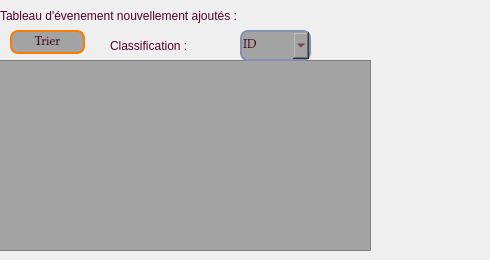
        <widget class="QWidget" name="tabWidget_2Page1">
         <attribute name="title">
          <string>2</string>
         </attribute>
         <widget class="QTableView" name="tableView_2">
          <property name="geometry">
           <rect>
            <x>-10</x>
            <y>60</y>
            <width>381</width>
            <height>191</height>
           </rect>
          </property>
          <property name="styleSheet">
           <string notr="true">background-color:#A3A3A3;
color: rgb(86, 1, 38);</string>
          </property>
         </widget>
         <widget class="QLabel" name="label_5">
          <property name="geometry">
           <rect>
            <x>0</x>
            <y>0</y>
            <width>481</width>
            <height>31</height>
           </rect>
          </property>
          <property name="styleSheet">
           <string notr="true">color: rgb(86, 1, 38);
font: 900 italic 10pt &quot;Segoe UI&quot;;</string>
          </property>
          <property name="text">
           <string>Tableau d'évenement nouvellement ajoutés :</string>
          </property>
         </widget>
         <widget class="QComboBox" name="comboBox_tri">
          <property name="geometry">
           <rect>
            <x>240</x>
            <y>30</y>
            <width>71</width>
            <height>31</height>
           </rect>
          </property>
          <property name="styleSheet">
           <string notr="true">background-color: white;
padding: 1px;
border-style: solid;
border: 2px solid #858fb4;
border-radius: 8px;
font-size: 12px;
font-family: Palatino Linotype;
color: rgb(86, 1, 38);
background-color:#A3A3A3;
color: rgb(86, 1, 38);</string>
          </property>
          <item>
           <property name="text">
            <string>ID</string>
           </property>
          </item>
         </widget>
         <widget class="QLabel" name="label_7">
          <property name="geometry">
           <rect>
            <x>110</x>
            <y>30</y>
            <width>131</width>
            <height>31</height>
           </rect>
          </property>
          <property name="styleSheet">
           <string notr="true">color: rgb(86, 1, 38);
font: 900 italic 10pt &quot;Segoe UI&quot;;</string>
          </property>
          <property name="text">
           <string>Classification :</string>
          </property>
         </widget>
         <widget class="QPushButton" name="pushButton_trier_id">
          <property name="geometry">
           <rect>
            <x>10</x>
            <y>30</y>
            <width>75</width>
            <height>24</height>
           </rect>
          </property>
          <property name="styleSheet">
           <string notr="true">background-color:#A3A3A3;
color: rgb(86, 1, 38);
padding: 1px;
border-style: solid;
border: 2px solid #f77f00;
border-radius: 8px;
font-size: 12px;
font-family: Palatino Linotype;</string>
          </property>
          <property name="text">
           <string>Trier</string>
          </property>
         </widget>
        </widget>
